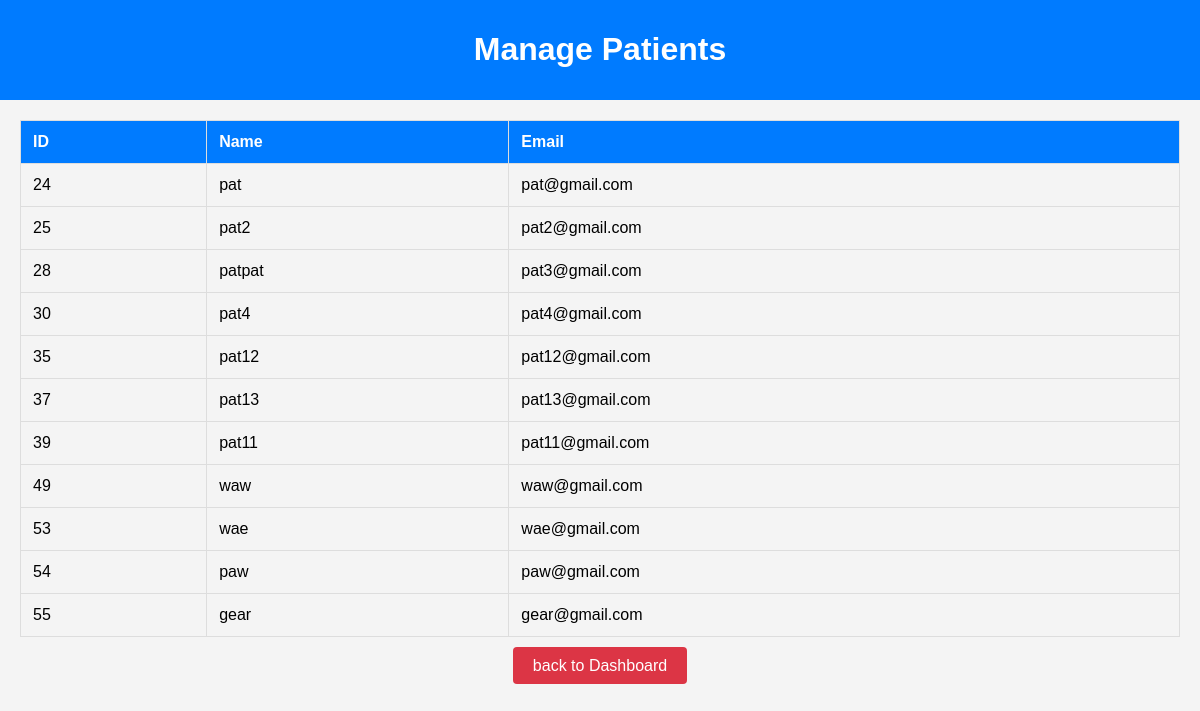
Page /doctor/manage_patients.php (signed in) on the earlier database version.
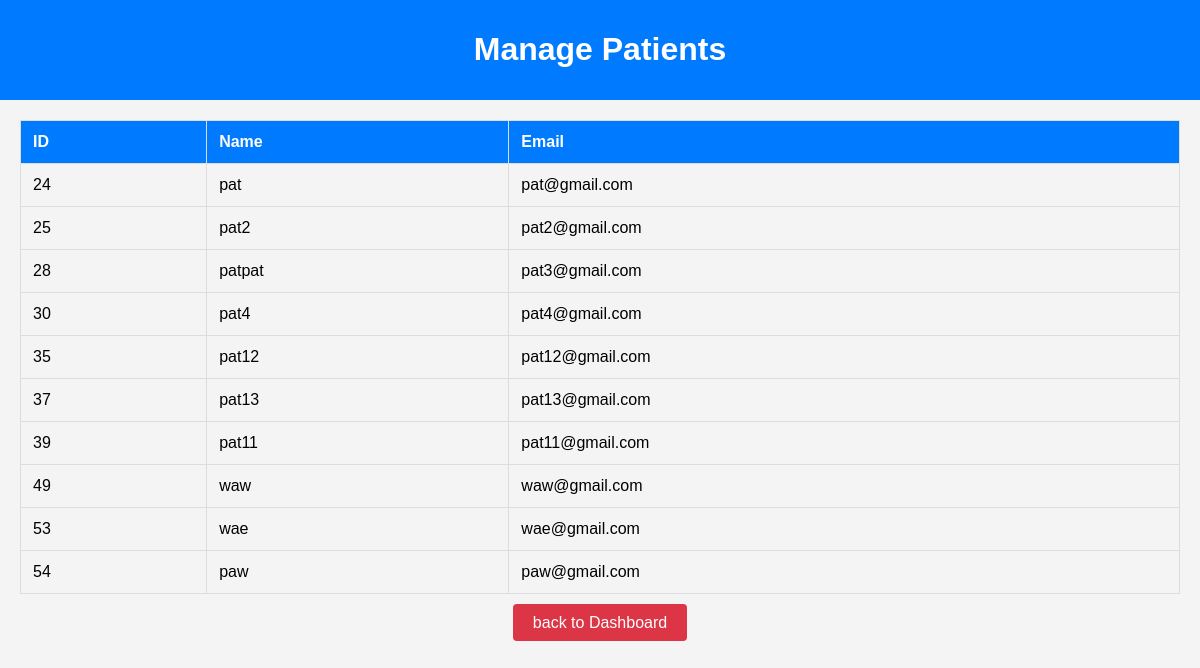
Same page on the later database version.
### tables this page shows
CREATE TABLE `users` (
  `id` int(11) NOT NULL,
  `name` varchar(255) NOT NULL,
  `email` varchar(255) NOT NULL,
  `email_verified` tinyint(1) DEFAULT 0,
  `password` varchar(255) NOT NULL,
  `user_type` enum('admin','doctor','patient') NOT NULL,
  `created_at` timestamp NOT NULL DEFAULT current_timestamp(),
  `updated_at` timestamp NOT NULL DEFAULT current_timestamp() ON UPDATE current_timestamp(),
  `image` varchar(255) DEFAULT 'default_images/default.jpg'
);

### doctor/manage_patients.php (the view, shortened to what this page needs)
<?php
include '../db.php';
$stmt = $pdo->prepare("SELECT id, name, email FROM users WHERE user_type = 'patient'");
$stmt->execute();
$patients = $stmt->fetchAll();
?>
<!DOCTYPE html>
<html lang="en">
<head>
</head>
<body>
<div class="navbar">
    <h1>Manage Patients</h1>
</div>
<div class="container">
    <table>
        <thead>
            <tr>
                <th>ID</th>
                <th>Name</th>
                <th>Email</th>
            </tr>
        </thead>
        <tbody>
            <?php foreach ($patients as $patient): ?>
                <tr>
                    <td><?php echo htmlspecialchars($patient['id']); ?></td>
                    <td><?php echo htmlspecialchars($patient['name']); ?></td>
                    <td><?php echo htmlspecialchars($patient['email']); ?></td>
                </tr>
            <?php endforeach; ?>
        </tbody>
    </table>
    <div class="logout">
        <a href="doctor_dashboard.php">back to Dashboard</a>
    </div>
</div>
</body>
</html>

Differences in the rows shown:
removed users: id "55", name "gear", email "gear@gmail.com"
